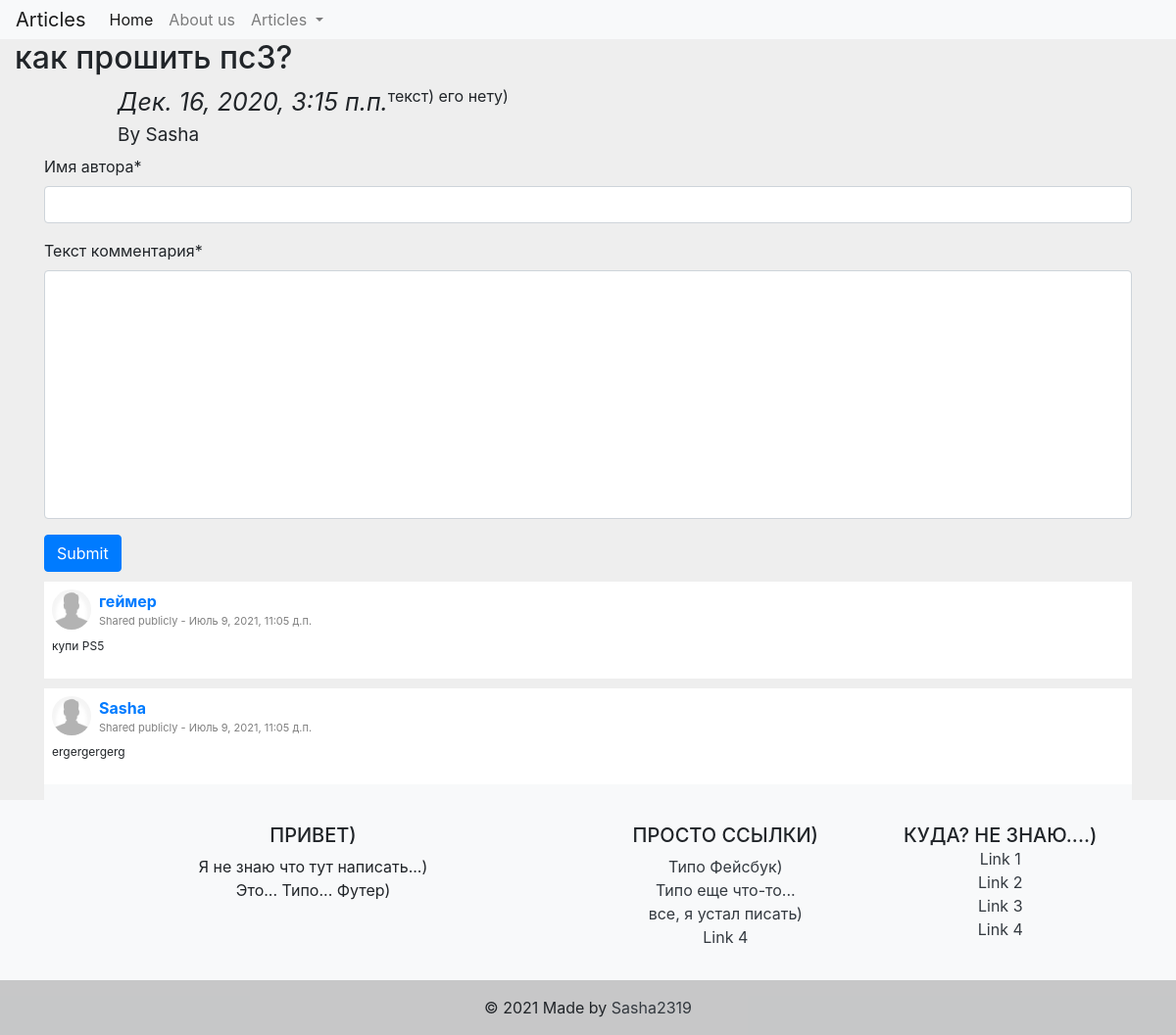
Before: /1/ with the older database file.
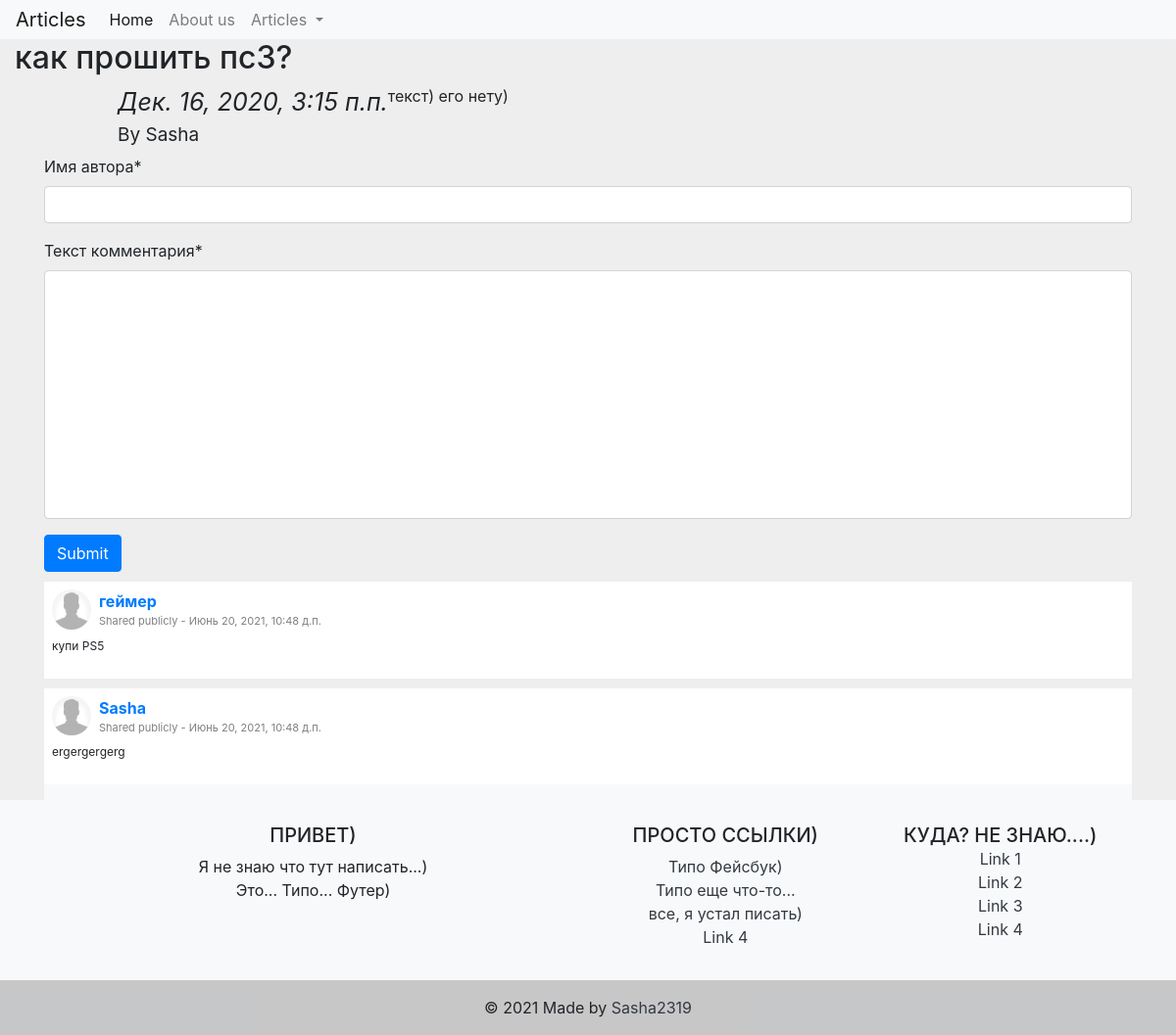
After: the same page with the newer database file.
### myFirst/apps/articles/models.py (models this page shows, shortened)
class Comment(models.Model):
    article = models.ForeignKey(Article, on_delete=models.CASCADE)
    comment_author = models.CharField('имя автора', max_length=50)
    comment_text = models.TextField('текст комментария')
    cDate = models.DateTimeField('дата публикации', auto_now_add=True)

### myFirst/apps/articles/views.py (the view, shortened to what this page needs)
# urls.py: path('<int:article_id>/', views.detail, name='detail'),
@csrf_exempt
def detail(request, article_id):
    try:
        a = Article.objects.get(id=article_id)
    except:
        return render(request, 'articles/404.html', {'static': STATIC_URL, })
    form = CommentForm()
    data = {}
    article = Article.objects.get(id = article_id)
    comments_list = article.comment_set.all()
    comments = reversed(comments_list)
    return render(request, 'articles/detail.html', {'article': article, 'comments':comments, 'form': form, 'static': STATIC_URL, })

### myFirst/apps/articles/forms.py
class CommentForm(forms.ModelForm):
    class Meta:
        model = Comment
        fields = ('comment_author', 'comment_text')

### myFirst/apps/articles/models.py (called while the page is built)
    def was_published_recently(self):
        return self.pub_date >= (timezone.now() - datetime.timedelta(days=7))

### myFirst/templates/articles/detail.html (shortened to what this page needs)
{% extends 'base.html' %}
{% load crispy_forms_tags %}
{% load static %}
{% block content %}
<link rel="stylesheet" href="{{static}}articles/css/detail.css">
<div class="float-sm-left" style="width: 70%;"><h2 style="padding-left: 15px;">{{article.article_title}}</h2></div>
<div id="lk" style="float: left; margin-top: 0px; margin-left: 10%; font-size:25px;"><em>{{article.pub_date}}</em>
    <div id="author_name" style="display:block; margin-right: 10px; font-size:19px;">
By {{article.author_name}}
</div>
</div>
<div id="article_image">
</div>
<div style="padding-left: 20px; padding-top: 15px; width: 70%;">{{article.article_text}}</div>
{% if comments %}
<div class="container mt-5">
    <div class="d-flex justify-content-center row">
        <div class="col-md-12">
            <form id="cmForm">
                {{form|crispy}}
                <button type="submit" class="btn btn-primary">Submit</button>
            </form>
            <div id="commentsBox">
{% for c in comments %}
            <div class="d-flex flex-column comment-section" style="margin-top:10px;">
                <div class="bg-white p-2">
                    <div class="d-flex flex-row user-info"><img class="rounded-circle" src="{{static}}articles/img/avatar.jpg" width="40">
                        <div class="d-flex flex-column justify-content-start ml-2"><span class="d-block font-weight-bold name">{{c.comment_author}}</span><span class="date text-black-50">Shared publicly - {{c.cDate}}</span></div>
                    </div>
                    <div class="mt-2">
                        <p class="comment-text">{{c.comment_text}}</p>
                    </div>
                </div>
            </div>
{% endfor %}
</div>
{% endif %}
<div class="bg-light p-2">
</div>
</div>
</div>
</div>
{% endblock %}

Changed rows visible on the page:
changed Comment "геймер": cDate "Июль 9, 2021, 11:05 д.п." → "Июнь 20, 2021, 10:48 д.п."
changed Comment "Sasha": cDate "Июль 9, 2021, 11:05 д.п." → "Июнь 20, 2021, 10:48 д.п."
